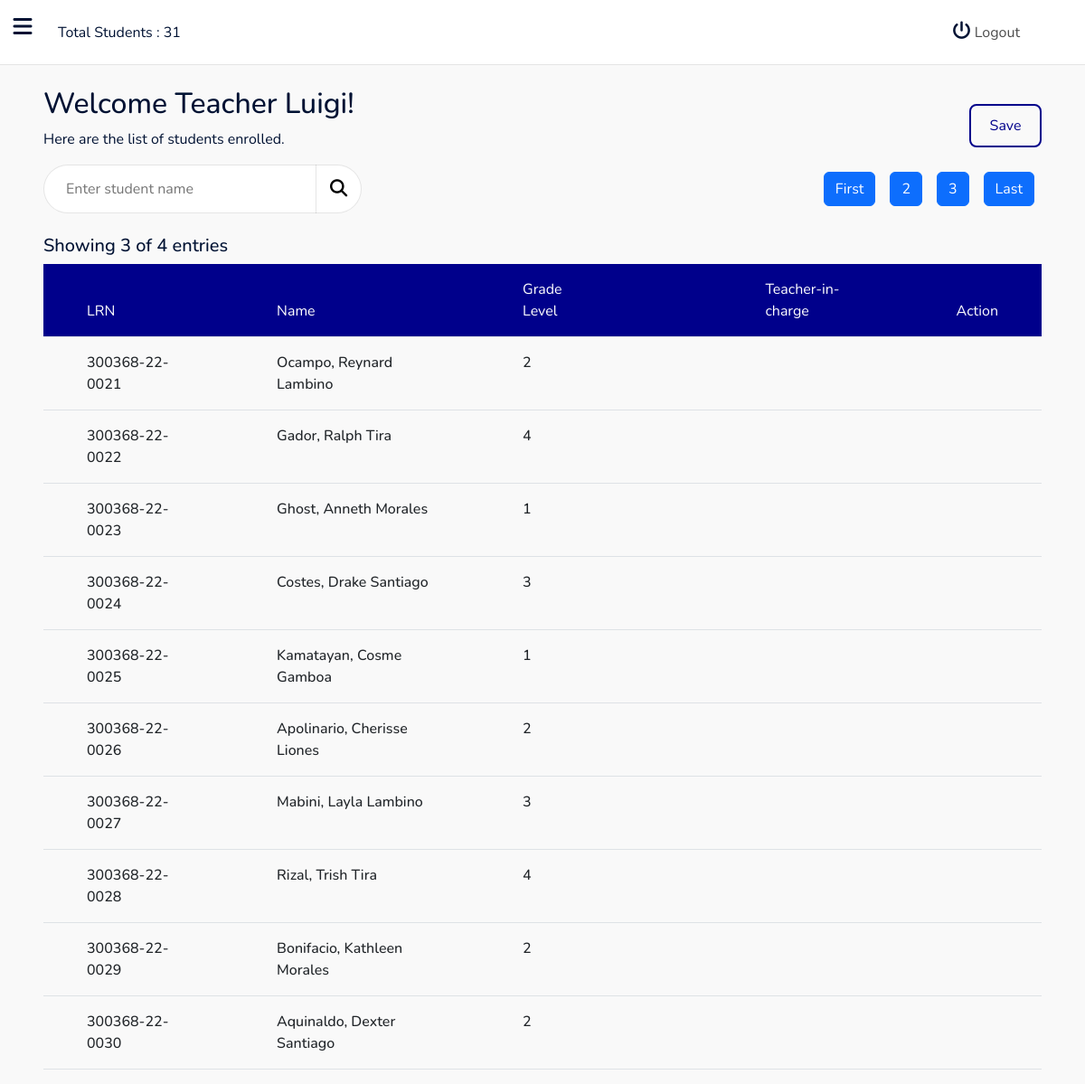
/teacher.php?page=3 (signed in), run on the app's committed database.
### tables this page shows
CREATE TABLE `teachers` (
  `id` int(11) NOT NULL,
  `username` varchar(255) NOT NULL,
  `firstname` varchar(255) NOT NULL,
  `middlename` varchar(255) NOT NULL,
  `lastname` varchar(255) NOT NULL,
  `password` text NOT NULL
);

CREATE TABLE `students` (
  `id` int(11) NOT NULL,
  `student_lrn` text NOT NULL,
  `firstname` varchar(255) NOT NULL,
  `middlename` varchar(255) NOT NULL,
  `lastname` varchar(255) NOT NULL,
  `birthday` varchar(32) NOT NULL,
  `present_house_no` varchar(255) NOT NULL,
  `present_brgy` varchar(255) NOT NULL,
  `present_town_city` varchar(255) NOT NULL,
  `present_province` varchar(255) NOT NULL,
  `perm_house_no` varchar(255) NOT NULL,
  `perm_brgy` varchar(255) NOT NULL,
  `perm_townCity` varchar(255) NOT NULL,
  `perm_province` varchar(255) NOT NULL,
  `father_name` varchar(255) NOT NULL,
  `father_educ` varchar(255) NOT NULL,
  `father_occu` varchar(255) NOT NULL,
  `father_contact` varchar(255) NOT NULL,
  `mother_name` varchar(255) NOT NULL,
  `mother_educ` varchar(255) NOT NULL,
  `mother_occu` varchar(255) NOT NULL,
  `mother_contact` varchar(255) NOT NULL,
  `no_siblings` varchar(255) NOT NULL,
  `gender` varchar(10) NOT NULL,
  `birth_order` varchar(255) NOT NULL,
  `living_with` varchar(255) NOT NULL,
  `guardian_name` varchar(255) NOT NULL,
  `guardian_relation` varchar(255) NOT NULL,
  `guardian_address` varchar(255) NOT NULL,
  `total_fam_income` varchar(255) NOT NULL,
  `hand_type` varchar(255) NOT NULL,
  `vision_type` varchar(255) NOT NULL,
  `hearing_condition` varchar(255) NOT NULL,
  `speech_condition` varchar(255) NOT NULL,
  `password` text NOT NULL,
  `grade_level` varchar(32) NOT NULL
);

### classes/Singleton.class.php (called while the page is built, shortened)
<?php
require_once("DbHelper.class.php");
class Singleton
{
    private static $m_DbInstance;
    private static function InitDbHelper() : DbHelper
    {
        return new DbHelper
        (
            Config::GetHost(),
            Config::GetUsername(),
            Config::GetPassword(),
            Config::GetDbName()
        );
    }
    public static function GetDbHelperInstance() : DbHelper
    {
        if (self::$m_DbInstance == null)
        {
            self::$m_DbInstance = self::InitDbHelper();
        }
        return self::$m_DbInstance;
    }
}
?>

### includes/teachers.students-mgt.php (called while the page is built)
<?php
require_once "includes/autoloader.inc.php";
$db = Singleton::GetDbHelperInstance();
$table = Constants::$STUDENTS_TABLE;
$entriesPerPage = 10;
$totalEntries = $db -> CountRows($table);
$totalPages = ceil($totalEntries / $entriesPerPage);
$currentPageIndex = isset($_GET['page']) ? $_GET['page'] : 1;
$offsetX = ($currentPageIndex - 1) * $entriesPerPage;
$students_table = $db -> SelectLimitOffset($table, $offsetX, $entriesPerPage);
?>

### classes/DbHelper.class.php (called while the page is built, shortened)
<?php
class DbHelper
{
    public $Pdo;
    function __construct(string $host, string $username, string $password, string $dbname, int $port = 3306)
    {
        $this -> Host = $host;
        $this -> Username = $username;
        $this -> Password = $password;
        $this -> DbName = $dbname;
        $provider = "mysql:host={$this->Host}; dbname={$this->DbName}; charset=utf8";
        $this -> Pdo = new PDO($provider, $this -> Username, $this -> Password);
        $this -> Pdo -> setAttribute(PDO::ATTR_ERRMODE, PDO::ERRMODE_EXCEPTION);
        $this -> Pdo -> setAttribute(PDO::MYSQL_ATTR_INIT_COMMAND, "SET sql_mode=(SELECT REPLACE(@@sql_mode,'ONLY_FULL_GROUP_BY',''))");
    }
    public function CountRows(string $table) : int
    {
        $sth = $this -> Pdo -> prepare("SELECT COUNT(*) FROM $table");
        $sth -> execute();
        $total = $sth -> fetchColumn();
        return $total;
    }
    public function SelectRow_Where(string $table, array $conds) : array
    {
        $cols = array_keys($conds);
        $cols_param = [];
        foreach ($cols as $c)
        {
            array_push($cols_param, "$c=?");
        }
        $cols_param_str = join(" AND ", $cols_param);
        $vals = array_values($conds);
        $sql = "SELECT * FROM $table WHERE $cols_param_str LIMIT 1";
        $sth = $this -> Pdo -> prepare($sql);
        $sth -> execute($vals);
        $result = $sth -> fetch(PDO::FETCH_ASSOC) ?: [];
        return $result;
    }
    public function SelectLimitOffset(string $table, int $x, int $y)
    {
        $sql = "SELECT * FROM $table ORDER BY id LIMIT $x, $y";
        $sth = $this -> Pdo -> prepare($sql);
        $sth -> execute();
        $result = $sth -> fetchAll(PDO::FETCH_ASSOC) ?: [];
        return $result;
    }
}
?>

### includes/autoloader.inc.php (called while the page is built, shortened)
<?php
function register($className)
{
    $className = str_replace("\\", "/", $className);
    $fullPath = "classes/" . $className . ".class.php";
}
?>

### classes/Config.class.php (called while the page is built)
<?php
class Config
{
    private static string $server_host = "sql104.epizy.com";
    private static string $server_username = "epiz_31851432";
    private static string $server_password = "EXpPZWg8NwHXb";
    private static string $server_db = "epiz_31851432_deped";
    private static string $local_host = "localhost";
    private static string $local_username = "root";
    private static string $local_password = "";
    private static string $local_db = "deped";
    public static function GetHost() : string
    {
        return self::IsLocalhost() ? self::$local_host : self::$server_host;
    }
    public static function GetUsername() : string
    {
        return self::IsLocalhost() ? self::$local_username : self::$server_username;
    }
    public static function GetPassword() : string
    {
        return self::IsLocalhost() ? self::$local_password : self::$server_password;
    }
    public static function GetDbName() : string
    {
        return self::IsLocalhost() ? self::$local_db : self::$server_db;
    }
    public static function IsLocalhost($whitelist = ['127.0.0.1', '::1'])
    {
        return in_array($_SERVER['REMOTE_ADDR'], $whitelist);
    }
}
?>

### classes/Auth.class.php (called while the page is built, shortened)
<?php
class Auth
{
    public static function LoadAuthCookie() : array
    {
        if (isset(
            $_COOKIE[Constants::$COOKIE_AUTH_TOKEN_ALIAS],
            $_COOKIE[Constants::$COOKIE_USERNAME_ALIAS],
            $_COOKIE[Constants::$COOKIE_PASSWORD_ALIAS],
            $_COOKIE[Constants::$COOKIE_AUTH_USERID_ALIAS]
        ))
        {
            return
            [
                "token" => $_COOKIE[Constants::$COOKIE_AUTH_TOKEN_ALIAS],
                "username" => $_COOKIE[Constants::$COOKIE_USERNAME_ALIAS],
                "password" => $_COOKIE[Constants::$COOKIE_PASSWORD_ALIAS],
                "userid" => $_COOKIE[Constants::$COOKIE_AUTH_USERID_ALIAS]
            ];
        }
        return [];
    }
}

### teacher.php (the view, shortened to what this page needs)
<?php
require_once "includes/autoloader.inc.php";
$authCookie = Auth::LoadAuthCookie();
$this_users_id = array("id" => $authCookie["userid"]);
$res = Singleton::GetDbHelperInstance()->SelectRow_Where(Constants::$TEACHERS_TABLE, $this_users_id, true);
$firstName = $res['firstname'];
require_once("includes/teachers.students-mgt.php");
?>
<!DOCTYPE html>
<html lang="en">
<head>
    <link href="https://cdn.jsdelivr.net/npm/bootstrap@5.2.1/dist/css/bootstrap.min.css" rel="stylesheet">
    <link rel="stylesheet" href="https://cdnjs.cloudflare.com/ajax/libs/font-awesome/6.2.0/css/all.min.css" />
    <link rel="stylesheet" href="styles/style.css">
    <link rel="stylesheet" href="lib/material-design-icons/material-icons.css">
</head>
<body>
    <div class="main-container d-flex h-100">
        <div class="sidebar px-4 show" id="side_nav">
            <i class="toggle-button open fa-solid fa-bars d-flex justify-content-center align-items-center"></i>
        </div>
        <div class="content">
            <nav class="px-4 py-1 d-flex justify-content-center px-5 bg-white" id="nav_top">
                <div class="top_container px-3 d-flex justify-content-between align-items-center">
                    <span>Total Students : <?php echo $totalEntries; ?></span>
                    <a href="logout.php" class="px-2 text-decoration-none" id="logout_btn">
                        <i class="fa-solid fa-power-off"></i>
                        Logout
                    </a>
                </div>
            </nav>
            <div class="mt-4 px-5">
                <div class="d-flex justify-content-between align-items-center">
                    <div class="left">
                        <h2>Welcome Teacher <?php echo $firstName ?>!</h2>
                        <p>Here are the list of students enrolled.</p>
                    </div>
                    <button class="py-1 px-3" id="save_btn">Save</button>
                </div>
                <div class="row">
                    <div class="col">
                        <div class="search flex d-flex align-items-center">
                            <input type="text" placeholder="Enter student name" class="px-4 py-2" id="search_field">
                            <button id="search_submit">
                                <i class="fa-solid fa-magnifying-glass"></i>
                            </button>
                        </div>
                    </div>
                    <div class="col d-flex align-items-center justify-content-end">
                        <a href="<?php echo $_SERVER["PHP_SELF"] . "?page=1"; ?>" class="btn btn-primary mx-2">First</a>
                        <?php for ($i = 2; $i < $totalPages; $i++) : ?>
                            <a href="<?php echo $_SERVER["PHP_SELF"] . "?page=" . $i; ?>" class="btn btn-primary mx-2"><?= $i; ?></a>
                        <?php endfor; ?>
                        <a href="<?php echo $_SERVER["PHP_SELF"] . "?page=" . $totalPages; ?>" class="btn btn-primary mx-2">Last</a>
                    </div>
                </div>
            </div>
            <div class="table_container mt-4 d-flex flex-grow-1 position-relative">
                <div class="px-5" id="table">
                    <div class="entries-pagination-tracker">
                        <h5>Showing <?= $currentPageIndex; ?> of <?= $totalPages ?> entries</h5>
                    </div>
                    <table class="table">
                        <thead>
                            <tr>
                                <th class="py-3 px-5">LRN</th>
                                <th class="py-3 px-5">Name</th>
                                <th class="py-3 px-5">Grade Level</th>
                                <th class="py-3 px-5"></th>
                                <th class="py-3 px-5">Teacher-in-charge</th>
                                <th class="py-3 px-5">Action</th>
                            </tr>
                        </thead>
                        <tbody>
                            <?php if ($totalEntries > 0) : ?>
                                <?php foreach ($students_table as $s) : ?>
                                    <tr>
                                        <td class="py-3 px-5"><?= $s['student_lrn']; ?></td>
                                        <td class="py-3 px-5"><?php echo $s['lastname'] . ", " . $s['firstname'] . " " . $s['middlename'] ?></td>
                                        <td class="py-3 px-5"><?= $s['grade_level']; ?></td>
                                        <td class="py-3 px-5"></td>
                                        <td class="py-3 px-5"></td>
                                        <td class="py-3 px-5"></td>
                                    </tr>
                                <?php endforeach; ?>
                            <?php endif; ?>
                        </tbody>
                    </table>
                </div>
            </div>
        </div>
    </div>
</body>
</html>

### styles/style.css (style rules this page uses)
body { background-color: #f9f9f9; color : #001233; font-family: 'Nunito', sans-serif; }
#side_nav { position: relative; background: darkblue; min-width: 295px; max-width: 295px; transition: all 0.5s; }
#side_nav.show { margin-left: -295px; }
.content { width: 100%; display: flex; flex-direction: column; min-height: 100vh; }
#logout_btn { background: white; color : rgba(0,0,0,.7); border: none; border-radius: 2px; }
#logout_btn i { font-size: 20px; color : #001233 }
.toggle-button { position: absolute; width: 50px; top: .7rem; right: -50px; background: white; color: #001233; border-radius: 0 5px 5px 0; font-size: 24px; height: fit-content; padding: 6px 8px; cursor: pointer; }
#nav_top { width: 100%; height: 72px; top: 0; left: 0; border-bottom: 1px solid rgba(0,0,0,.1); }
.top_container { width: 100%; }
.search { width: fit-content; height: 54px; background: white; border: 1px solid rgba(0,0,0,.1); border-radius: 30px; }
.search #search_field { width: 300px; height: inherit; border-radius: 30px 0 0 30px; background: transparent; outline: none; border:none }
.search #search_submit { width: 50px; height: inherit; background: transparent; border-left: 1px solid rgba(0,0,0,.1); border-radius: 0 8px 8px 0; outline: none; border-top: none; border-right: none; border-bottom: none; }
.search #search_submit { font-size: 1.2rem; }
#save_btn { width: 80px; height: 48px; background: none; border: 2px solid darkblue; color: darkblue; border-radius: 8px; outline: none; transition: .4s ease-in-out; }
.table_container { position: relative; }
#table { position: absolute; top: 0; left: 0; width: 100%; height: 100%; overflow: auto; }
table { width: 100%; height: 100%; max-height: 80%; overflow-y: auto; font-size: 1rem; }
table thead { background: darkblue; color: white; position: sticky; left: 0; top: 0; }
table thead tr th { font-weight: 400; }
table tbody tr td { font-weight: 500; }

### data on the page
teachers: firstname "Luigi"
students: student_lrn "300368-22-0021", lastname "Ocampo", firstname "Reynard", middlename "Lambino", grade_level "2"
students: student_lrn "300368-22-0022", lastname "Gador", firstname "Ralph", middlename "Tira", grade_level "4"
students: student_lrn "300368-22-0023", lastname "Ghost", firstname "Anneth", middlename "Morales", grade_level "1"
students: student_lrn "300368-22-0024", lastname "Costes", firstname "Drake", middlename "Santiago", grade_level "3"
students: student_lrn "300368-22-0025", lastname "Kamatayan", firstname "Cosme", middlename "Gamboa", grade_level "1"
students: student_lrn "300368-22-0026", lastname "Apolinario", firstname "Cherisse", middlename "Liones", grade_level "2"
students: student_lrn "300368-22-0027", lastname "Mabini", firstname "Layla", middlename "Lambino", grade_level "3"
students: student_lrn "300368-22-0028", lastname "Rizal", firstname "Trish", middlename "Tira", grade_level "4"
students: student_lrn "300368-22-0029", lastname "Bonifacio", firstname "Kathleen", middlename "Morales", grade_level "2"
students: student_lrn "300368-22-0030", lastname "Aquinaldo", firstname "Dexter", middlename "Santiago", grade_level "2"

### other printed values
$totalEntries "31"
$currentPageIndex "3"
$totalPages "4"
